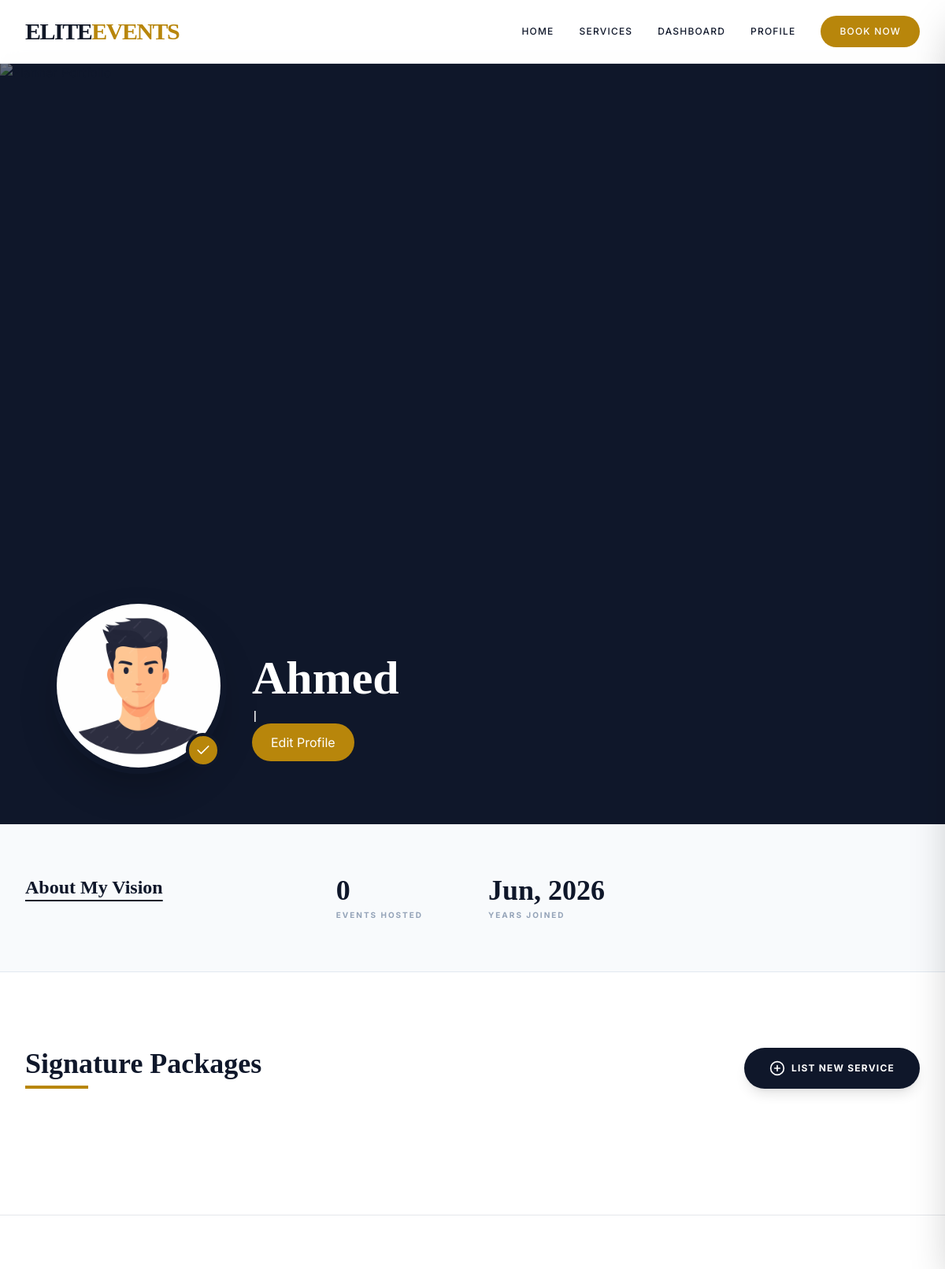
Page /profile/1/ on the committed database.
### app/models.py (models this page shows)
class Profile(models.Model):
    user = models.OneToOneField(User, on_delete=models.CASCADE, related_name='profile_user')
    name = models.CharField(max_length=64) # Name of Consumer/Provider Platform
    tagline = models.CharField(max_length=32, default='') # Tagline for Consumer/Provider Platform
    description = models.TextField(default='') # Description of Consumer/Provider Platform
    profile_picture = models.ImageField(upload_to='profile_pictures/', default='default_profile_picture.jpg')
    account_type = models.CharField(max_length=16, default='client') # Consumer/Provider
    location = models.CharField(max_length=32, default='Faisalabad') # Availability Location
    contact = models.CharField(max_length=16, default='') # Contact Number
    created_at = models.DateTimeField(auto_now_add=True)

### app/views.py (the view)
# urls.py: path('profile/<int:user_id>/', views.profile, name='profile'),
def profile(request, user_id):
    profile = models.Profile.objects.get(id=user_id)
    services = models.Services.objects.filter(profile=profile)
    return render(request, 'profile.html', {'profile': profile, 'services': services})

### app/templates/profile.html (shortened to what this page needs)
<!DOCTYPE html>
<html lang="en">
<head>
    {% load static %}
    <script src="https://cdn.tailwindcss.com"></script>
</head>
<body class="antialiased">
    <nav class="fixed w-full z-50 glass-nav border-b border-gray-200">
        <div class="max-w-7xl mx-auto px-4 sm:px-6 lg:px-8">
            <div class="flex justify-between h-20 items-center">
                <a href="index.html" class="flex-shrink-0">
                    <span class="text-3xl font-bold tracking-tighter text-gray-900 font-serif">
                        ELITE<span class="text-gold-600">EVENTS</span>
                    </span>
                </a>
                <div class="hidden md:block">
                    <div class="ml-10 flex items-baseline space-x-8 text-sm font-medium uppercase tracking-widest text-xs">
                        <a href="/" class="hover:text-gold-600 transition">Home</a>
                        <a href="/services/" class="hover:text-gold-600 transition">Services</a>
                        <a href="/dashboard/" class="hover:text-gold-600 transition">Dashboard</a>
                        <a href="/profile/" class="hover:text-gold-600 transition">Profile</a>
                        <a href="/login/" class="bg-gold-600 text-white px-6 py-3 rounded-full hover:bg-black transition text-center min-w-[120px]">
                            Book Now
                        </a>
                    </div>
                </div>
            </div>
        </div>
    </nav>
    <main class="pt-20">
        <section class="relative h-[60vh] bg-slate-900 overflow-hidden">
            <div class="absolute inset-0 opacity-40">
                <img src="https://images.unsplash.com/photo-1511795409834-ef04bbd61622?auto=format&fit=crop&w=1920&q=80" class="w-full h-full object-cover" alt="Planner Portfolio">
            </div>
            <div class="absolute inset-0 bg-gradient-to-t from-slate-900 to-transparent"></div>
            <div class="absolute bottom-0 left-0 w-full p-8 md:p-16">
                <div class="max-w-7xl mx-auto flex flex-col md:flex-row items-center md:items-end gap-8">
                    <div class="relative">
                        {% if profile.profile_picture %}
                            <img src="{{ profile.profile_picture.url }}" class="w-40 h-40 md:w-56 md:h-56 rounded-full border-8 border-slate-900 object-cover shadow-2xl" alt="{{ profile.name }}">
                        {% else %}
                            <img src="{% static "/assets/default_profile_picture.jpg" %}" class="w-40 h-40 md:w-56 md:h-56 rounded-full border-8 border-slate-900 object-cover shadow-2xl" alt="{{ profile.name }}">
                        {% endif %}
                        <div class="absolute bottom-2 right-2 bg-gold-600 p-2 rounded-full border-4 border-slate-900">
                            <i data-lucide="check" class="text-white w-5 h-5"></i>
                        </div>
                    </div>
                    <div class="text-center md:text-left text-white mb-4">
                        <h1 class="text-4xl md:text-6xl font-serif font-bold"> {{profile.name}} </h1>
                        <p class="text-gold-500 font-sans font-semibold uppercase tracking-[0.2em] text-sm mt-2"> {{profile.tagline}} | {{profile.contact}} </p>
                        <button id="open-profile-drawer"
                                class="px-6 py-3 bg-gold-600 text-white rounded-full hover:bg-black transition">
                            Edit Profile
                        </button>
                    </div>
                </div>
            </div>
        </section>
        <section class="py-16 bg-slate-50 border-b border-slate-200 px-8">
            <div class="max-w-7xl mx-auto grid grid-cols-1 lg:grid-cols-3 gap-12">
                <div class="lg:col-span-1">
                    <h2 class="text-2xl font-serif font-bold text-slate-900 mb-6 underline decoration-gold-600 underline-offset-8">About My Vision</h2>
                </div>
                <div class="lg:col-span-2 grid grid-cols-2 md:grid-cols-4 gap-8">
                    <div class="text-center md:text-left">
                        <p class="text-3xl md:text-4xl font-serif font-bold text-slate-900"> {{profile.booking_provider.count}} </p>
                        <p class="text-[10px] uppercase tracking-[0.2em] font-bold text-slate-400 mt-1">Events Hosted</p>
                    </div>
                    <div class="text-center md:text-left">
                        <p class="text-3xl md:text-4xl font-serif font-bold text-slate-900"> {{profile.created_at | date:"M, Y"}} </p>
                        <p class="text-[10px] uppercase tracking-[0.2em] font-bold text-slate-400 mt-1">Years Joined</p>
                    </div>
                </div>
            </div>
        </section>
        <section class="py-24 max-w-7xl mx-auto px-8">
            <div class="flex flex-col md:flex-row md:items-center justify-between mb-16 gap-6">
                <div>
                    <h2 class="text-4xl font-serif font-bold text-slate-900">Signature Packages</h2>
                    <div class="w-20 h-1 bg-gold-600 mt-2"></div>
                </div>
                <button onclick="toggleCreateService()" class="inline-flex items-center gap-2 bg-slate-900 text-white px-8 py-4 rounded-full font-bold uppercase tracking-widest text-xs hover:bg-gold-600 transition-all shadow-lg group">
                    <i data-lucide="plus-circle" class="w-5 h-5 group-hover:rotate-90 transition-transform"></i>
                    <span>List New Service</span>
                </button>
            </div>
        </section>
    </main>
    <footer class="bg-white pt-16 pb-8 border-t border-gray-200">
    </footer>
</body>
</html>

### app/templates/profile.html (style rules this page uses)
:root { --gold-600: #b8860b; }
.text-gold-600 { color: #b8860b; }
.bg-gold-600 { background-color: #b8860b; }
.glass-nav { background: rgba(255, 255, 255, 0.8); backdrop-filter: blur(12px); -webkit-backdrop-filter: blur(12px); }

### rows in the picture
Profile: profile_picture (placeholder picture), name "Ahmed", booking_provider.count "0", created_at "Jun, 2026"
